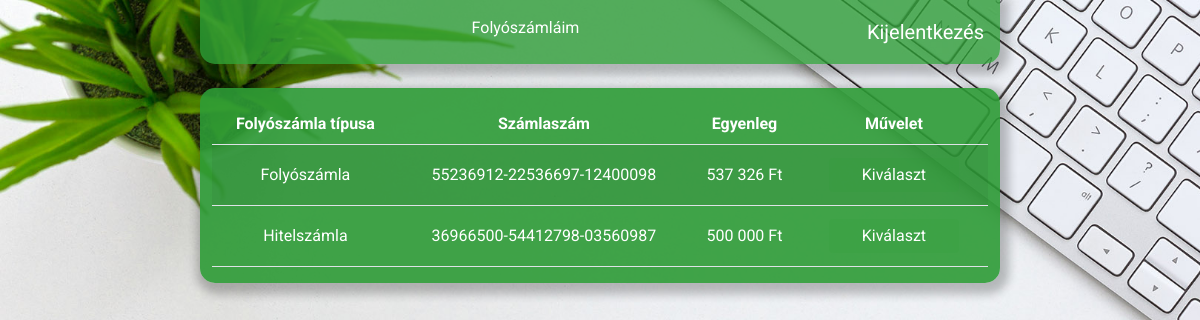
The app's page /Bank/php/folyoszamlalista.php (signed in) with its own data.
### tables this page shows
CREATE TABLE `folyoszamla` (
  `id` int(6) NOT NULL COMMENT 'folyószámla id',
  `szamlaszam` varchar(26) NOT NULL COMMENT 'folyószámla számlaszáma',
  `egyenleg` int(20) NOT NULL COMMENT 'folyószámla egyenlege',
  `felhasznalo` varchar(8) DEFAULT NULL COMMENT 'felhasználó személyi igazolvány száma',
  `hitelszamla` int(11) DEFAULT 0 COMMENT 'a számla hitelszámla-e',
  `hitelkeret` int(11) NOT NULL
);

### Bank/class/folyoszamla.php (called while the page is built, shortened)
<?php
class Folyoszamla {
    private $id;
    private $szamlaszam;
    private $egyenleg;
    private $hitelszamla;
    private $hitelkeret;
    function __construct($id, $szamlaszam, $egyenleg, $felhasznalo_id,$hitelszamla, $hitelkeret, $dbcon){
        $this->id = $id;
        $this->szamlaszam = $szamlaszam;
        $this->egyenleg = $egyenleg;
        $this->hitelszamla = $hitelszamla;
        $this->hitelkeret = $hitelkeret;
    }
    function getSzamlaszam(){
        return $this->szamlaszam;
    }
    function getEgyenleg(){
        return $this->egyenleg;
    }
    function getId(){
        return $this->id;
    }
    function getHitelszamla(){
        return $this->hitelszamla;
    }
    function getHitelkeret(){
        return $this->hitelkeret;
    }
}
?>

### Bank/class/database.php (called while the page is built, shortened)
<?php
class Database {
    protected $host = 'localhost';
    protected $user = 'root';
    protected $pwd = '';
    protected $dbName = 'bank';
    function connect(){
        $this->pdo = new PDO("mysql:dbname=$this->dbName;charset=utf8;host=$this->host",$this->user, $this->pwd);
        return $this->pdo;
    }
    function getData($sql){
        $query = $this->pdo->prepare($sql);
        $query->execute();
        return $query->fetchAll(PDO::FETCH_ASSOC);
    }
}
?>

### Bank/class/user.php (the view, shortened to what this page needs)
<?php
require "database.php";
require "folyoszamla.php";
class User
{
    private $szig_szam;
    private $dbcon;
    private $folyoszamlak;
    function __construct($szig_szam)
    {
        $this->dbcon = new Database();
        $this->dbcon->connect();
        $this->szig_szam = $szig_szam;
        $this->getFolyoszamlaList();
    }
    function getFolyoszamlaList(){
        $result = $this->dbcon->getData("SELECT * FROM folyoszamla WHERE felhasznalo = '" . $this->szig_szam . "'");
        foreach ($result as $szamla) {
            $this->folyoszamlak[] = new Folyoszamla($szamla["id"], $szamla["szamlaszam"], $szamla["egyenleg"], $szamla["felhasznalo"], $szamla['hitelszamla'], $szamla['hitelkeret'], $this->dbcon);
        }
    }
    function showFolyoszamlak(){
        echo '<table class="table table-striped w-100 mt-3">
        <thead>
            <th>Folyószámla típusa</th>
            <th>Számlaszám</th>
            <th>Egyenleg</th>
            <th>Művelet</th>
        </thead>
        <tbody>';
        foreach ($this->folyoszamlak as $szamla) {
            echo "<tr>";
            if ($szamla->getHitelszamla() == 0) {
                echo '<td>Hitelszámla</td><td>' . $szamla->getSzamlaszam() . '</td><td>' . number_format($szamla->getHitelkeret(), 0, '.', ' ') . ' Ft</td><td><button type="submit" class="kivalaszt" style="vertical-align:middle" name="kivalaszt" value="' . $szamla->getId() . '"><span>Kiválaszt</span></button></td>';
            } else {
                echo '<td>Folyószámla</td><td>' . $szamla->getSzamlaszam() . '</td><td>' . number_format($szamla->getEgyenleg(), 0, '.', ' ') . ' Ft</td><td><button type="submit" class="kivalaszt" style="vertical-align:middle" name="kivalaszt" value="' . $szamla->getId() . '"><span>Kiválaszt</span></button></td>';
            }
            echo "</tr>";
        }
        echo " </tbody>
       </table>";
    }
}

### Bank/css/style.css (style rules this page uses)
body { background-image: url("../img/background.jpg"); background-attachment: fixed; background-repeat: no-repeat; background-size: cover; animation: fadeInAnimation ease 1s; animation-iteration-count: 1; animation-fill-mode: forwards; font-family: 'Domine', serif; font-family: 'Roboto', sans-serif; color: white; }
.kivalaszt { display: inline-block; border-radius: 4px; background-color: rgba(45, 155, 54, 0.1); border: none; color: #FFFFFF; text-align: center; font-size: 16px; padding: 5px 5px 5px 5px; width: 130px; transition: all 0.5s; cursor: pointer; margin: 5px; }
.kivalaszt span { cursor: pointer; display: inline-block; position: relative; transition: 0.5s; }
.kivalaszt span:after { content: '\00bb'; position: absolute; opacity: 0; top: 0; right: -20px; transition: 0.5s; }
table, th, tr, td { color: white !important; }
td { vertical-align: middle; }

### records on screen
folyoszamla: szamlaszam "55236912-22536697-12400098", egyenleg "537 326", $szamla->getId() 1 (drawn)
folyoszamla: szamlaszam "36966500-54412798-03560987", hitelkeret "500 000", $szamla->getId() 2 (drawn)
